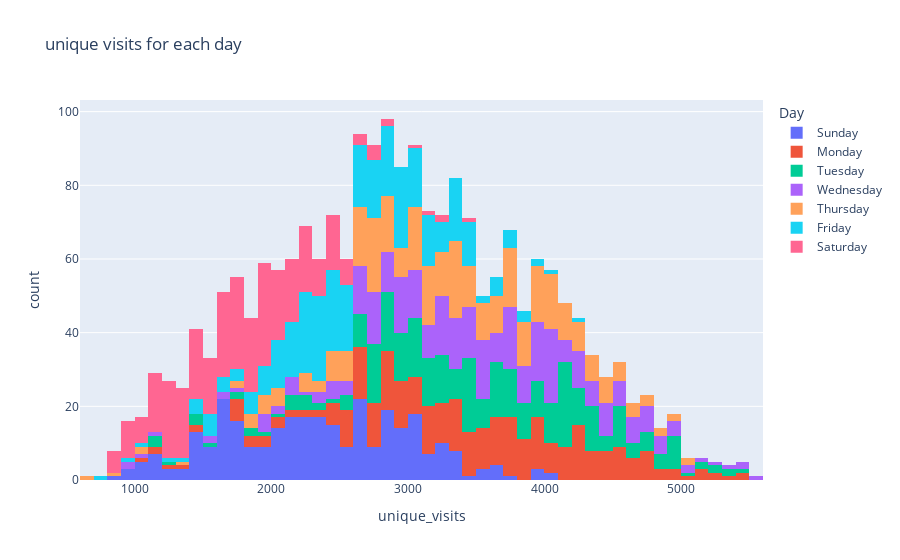

Notebook code cell kept with this figure:
### Code cell
#this bar plot defines that tuesday, wednesday,monday and thursday are the days in a week as extensive amount of traffic come to this website

px.histogram(df,x='unique_visits',color='Day',title='unique visits for each day')

### Figure 1 — Plotly figure (JSON) as saved in the notebook; plotly's stock layout.template omitted (floating-point values rounded to 4 significant figures; data arrays with more than 128 entries replaced by an {"elided": "..."} marker saying what was removed)
{"data": [{"alignmentgroup": "True", "bingroup": "x", "hovertemplate": "Day=Sunday<br>unique_visits=%{x}<br>count=%{y}<extra></extra>", "legendgroup": "Sunday", "marker": {"color": "#636efa", "pattern": {"shape": ""}}, "name": "Sunday", "offsetgroup": "Sunday", "orientation": "v", "showlegend": true, "type": "histogram", "x": {"elided": "310 int values"}, "xaxis": "x", "yaxis": "y"}, {"alignmentgroup": "True", "bingroup": "x", "hovertemplate": "Day=Monday<br>unique_visits=%{x}<br>count=%{y}<extra></extra>", "legendgroup": "Monday", "marker": {"color": "#EF553B", "pattern": {"shape": ""}}, "name": "Monday", "offsetgroup": "Monday", "orientation": "v", "showlegend": true, "type": "histogram", "x": {"elided": "310 int values"}, "xaxis": "x", "yaxis": "y"}, {"alignmentgroup": "True", "bingroup": "x", "hovertemplate": "Day=Tuesday<br>unique_visits=%{x}<br>count=%{y}<extra></extra>", "legendgroup": "Tuesday", "marker": {"color": "#00cc96", "pattern": {"shape": ""}}, "name": "Tuesday", "offsetgroup": "Tuesday", "orientation": "v", "showlegend": true, "type": "histogram", "x": {"elided": "310 int values"}, "xaxis": "x", "yaxis": "y"}, {"alignmentgroup": "True", "bingroup": "x", "hovertemplate": "Day=Wednesday<br>unique_visits=%{x}<br>count=%{y}<extra></extra>", "legendgroup": "Wednesday", "marker": {"color": "#ab63fa", "pattern": {"shape": ""}}, "name": "Wednesday", "offsetgroup": "Wednesday", "orientation": "v", "showlegend": true, "type": "histogram", "x": {"elided": "310 int values"}, "xaxis": "x", "yaxis": "y"}, {"alignmentgroup": "True", "bingroup": "x", "hovertemplate": "Day=Thursday<br>unique_visits=%{x}<br>count=%{y}<extra></extra>", "legendgroup": "Thursday", "marker": {"color": "#FFA15A", "pattern": {"shape": ""}}, "name": "Thursday", "offsetgroup": "Thursday", "orientation": "v", "showlegend": true, "type": "histogram", "x": {"elided": "309 int values"}, "xaxis": "x", "yaxis": "y"}, {"alignmentgroup": "True", "bingroup": "x", "hovertemplate": "Day=Friday<br>unique_visits=%{x}<br>count=%{y}<extra></extra>", "legendgroup": "Friday", "marker": {"color": "#19d3f3", "pattern": {"shape": ""}}, "name": "Friday", "offsetgroup": "Friday", "orientation": "v", "showlegend": true, "type": "histogram", "x": {"elided": "309 int values"}, "xaxis": "x", "yaxis": "y"}, {"alignmentgroup": "True", "bingroup": "x", "hovertemplate": "Day=Saturday<br>unique_visits=%{x}<br>count=%{y}<extra></extra>", "legendgroup": "Saturday", "marker": {"color": "#FF6692", "pattern": {"shape": ""}}, "name": "Saturday", "offsetgroup": "Saturday", "orientation": "v", "showlegend": true, "type": "histogram", "x": {"elided": "309 int values"}, "xaxis": "x", "yaxis": "y"}], "layout": {"barmode": "relative", "legend": {"title": {"text": "Day"}, "tracegroupgap": 0}, "title": {"text": "unique visits for each day"}, "xaxis": {"anchor": "y", "domain": [0, 1], "title": {"text": "unique_visits"}}, "yaxis": {"anchor": "x", "domain": [0, 1], "title": {"text": "count"}}}}
